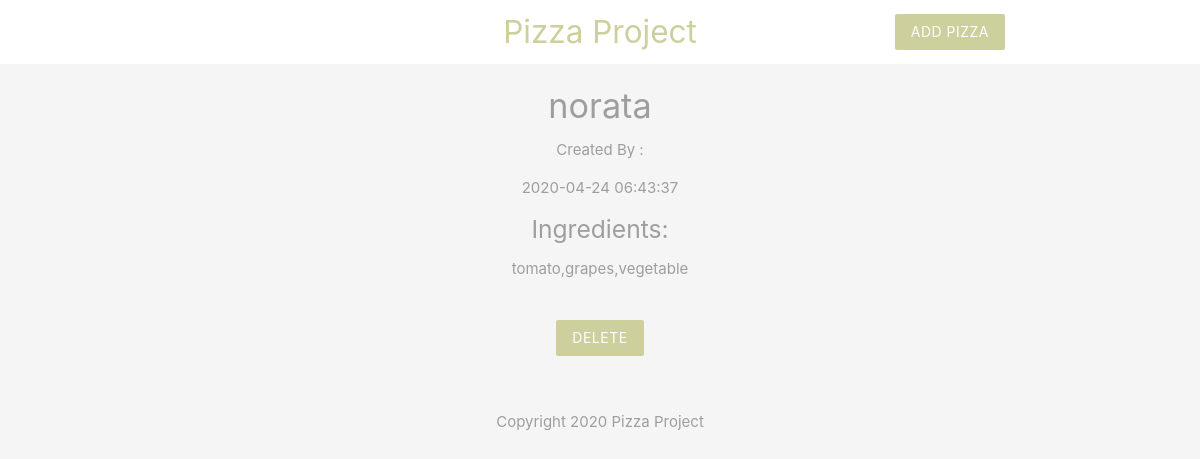
The app's page /details.php?id=3 with its own data.
### tables this page shows
CREATE TABLE `pizzas` (
  `id` int(11) NOT NULL,
  `title` varchar(255) NOT NULL,
  `ingredients` varchar(255) NOT NULL,
  `email` varchar(255) NOT NULL,
  `created_at` timestamp NOT NULL DEFAULT current_timestamp()
);

### details.php (the view, shortened to what this page needs)
<?php
    include('templates/config/db_connect.php');
    if(isset($_GET['id'])){
        $id = mysqli_real_escape_string($conn, $_GET['id']);
        $sql = "SELECT * FROM pizzas WHERE id = '$id'";
        $result = mysqli_query($conn, $sql);
        $pizza = mysqli_fetch_assoc($result);
    }
?>
<!DOCTYPE html>
<html lang="en">
    <?php include('templates/header.php'); ?>
    <div class="container center grey-text">
        <?php if($pizza): ?>
            <h4><?php echo htmlspecialchars($pizza['title']); ?></h4>
            <p>Created By : <?php htmlspecialchars($pizza['email']); ?></p>
            <p><?php echo date($pizza['created_at']); ?></p>
            <h5>Ingredients:</h5>
            <p><?php echo htmlspecialchars($pizza['ingredients']); ?></p>
            <form action="details.php" method ="POST">
                <input type="submit" name="delete" value="Delete" class="btn brand z-depth-0">
            </form>
        <?php else: ?>
            <h5>No Such Pizza Exist!</h5>
        <?php endif; ?>
    </div>
    <?php include('templates/footer.php'); ?>
</html>

### templates/header.php (style rules this page uses)
.brand { background: #cdd09c !important; }
form { max-width: 460px; margin: 20px auto; padding: 20px; }

### records on screen
pizzas: title "norata", created_at "2020-04-24 06:43:37", ingredients "tomato,grapes,vegetable"
